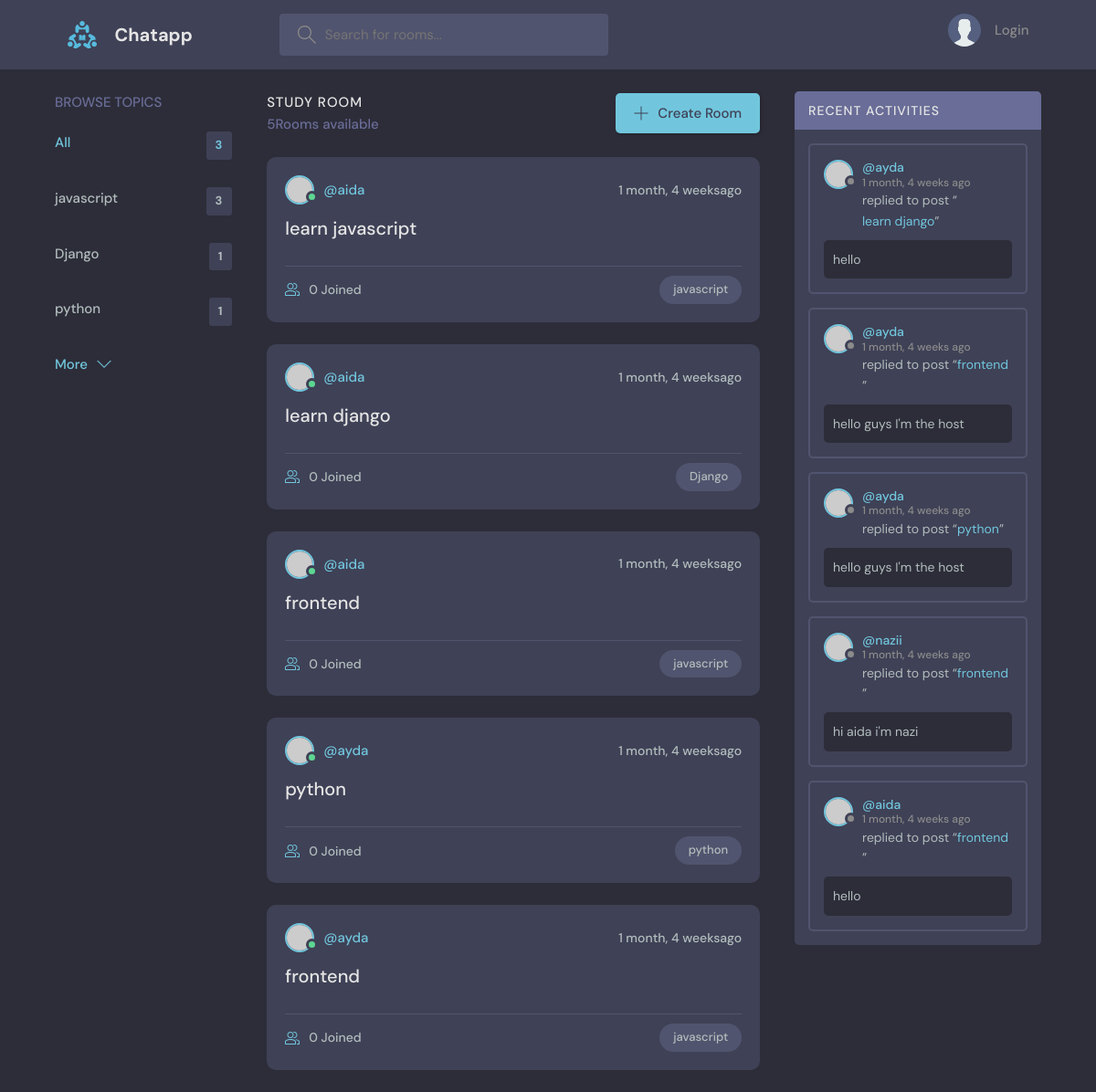
/, run on an earlier commit of the app's database.
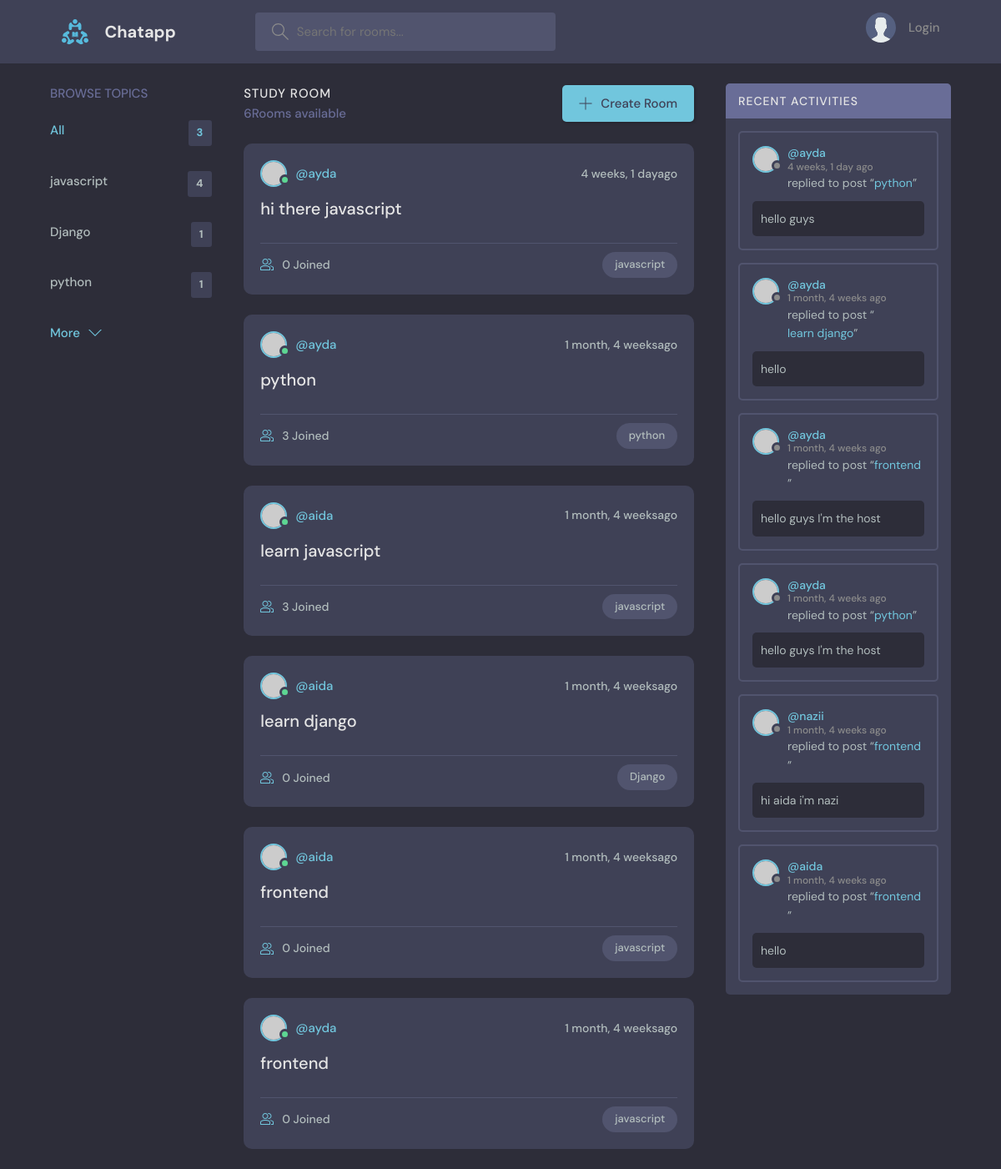
And on a later commit of the database.
### base/models.py (models this page shows, shortened)
class Topic(models.Model):
    name=models.CharField(max_length=200)

class Room(models.Model):
    host=models.ForeignKey(User,on_delete=models.SET_NULL,null=True)
    topic=models.ForeignKey(Topic, on_delete=models.SET_NULL,null=True)
    name=models.CharField(max_length=300)
    description=models.TextField(null=True,blank=True)
    participants=models.ManyToManyField(User,related_name='paricipants',blank=True)
    updated=models.DateTimeField(auto_now=True)
    created=models.DateTimeField(auto_now_add=True)
    class Meta:
        ordering=['-updated','-created']
    def __str__(self):
        return self.name

class Message(models.Model):
    user=models.ForeignKey(User, on_delete=models.CASCADE)
    room=models.ForeignKey(Room,on_delete=models.CASCADE)
    body=models.TextField()
    updated=models.DateTimeField(auto_now=True)
    created=models.DateTimeField(auto_now_add=True)
    class Meta:
        ordering=['-updated','-created']
    def __str__(self):
        return self.body[0:50]

### base/views.py (the view)
# urls.py: path('',views.home, name='home'),
def home(request):
    q= request.GET.get('q') if request.GET.get('q') !=None else ''
    rooms=Room.objects.filter(Q(topic__name__icontains=q)| Q(name__icontains=q)| Q(description__icontains=q))
    topics=Topic.objects.all()
    rooms_count=rooms.count()
    room_messages=Message.objects.filter(Q(room__topic__name__icontains=q))
    context={'rooms':rooms,'topics':topics,'rooms_count':rooms_count ,'room_messages':room_messages}
    return render(request,'base/index.html',context)

### base/templates/base/index.html (shortened to what this page needs)
{% extends 'main.html'%}
   {% block content%}
    <main class="layout layout--3">
      <div class="container">
        {% include 'base/topics_component.html'%}
        <div class="roomList">
          <div class="roomList__header">
            <div>
              <h2>Study Room</h2>
              <p> {{rooms_count}}Rooms available</p>
            </div>
            <a class="btn btn--main" href="{% url 'createRoom'%}">
              <svg version="1.1" xmlns="http://www.w3.org/2000/svg" width="32" height="32" viewBox="0 0 32 32">
                <title>add</title>
                <path
                  d="M16.943 0.943h-1.885v14.115h-14.115v1.885h14.115v14.115h1.885v-14.115h14.115v-1.885h-14.115v-14.115z"
                ></path>
              </svg>
              Create Room
            </a>
          </div>
          {% include 'base/feed_component.html'%}
        </div>
        {% include 'base/activity_component.html'%}
      </div>
    </main>
    {% endblock content %}

### base/templates/base/topics_component.html
<div class="topics">
  <div class="topics__header">
    <h2>Browse Topics</h2>
  </div>
  <ul class="topics__list">
    <li>
      <a href="{% url 'home'%}" class="active">All <span>{{topics.count}}</span></a>
    </li>
    {% for topic in topics%}
    <li>
      <a href="{% url 'home'%}?q={{topic.name}}">{{topic.name}} <span>{{topic.room_set.all.count}}</span></a>
    </li>
    {% endfor%}
  </ul>
  <a class="btn btn--link" href="topics.html">
    More
    <svg version="1.1" xmlns="http://www.w3.org/2000/svg" width="32" height="32" viewBox="0 0 32 32">
      <title>chevron-down</title>
      <path d="M16 21l-13-13h-3l16 16 16-16h-3l-13 13z"></path>
    </svg>
  </a>
</div>

### base/templates/base/feed_component.html (shortened to what this page needs)
{% for room in rooms%}
<div class="roomListRoom">
  <div class="roomListRoom__header">
    <a href="{% url 'userProfile' room.host.id %}" class="roomListRoom__author">
      <div class="avatar avatar--small active">
        <img src="https://randomuser.me/api/portraits/men/11.jpg" />
      </div>
      <span>@{{room.host.username}}</span>
    </a>
    <div class="roomListRoom__actions">
      <span>{{room.created|timesince}}ago</span>
    </div>
  </div>
  <div class="roomListRoom__content">
    <a href="{% url 'room' room.id %}">{{room.name}}</a>
  </div>
  <div class="roomListRoom__meta">
    <a href="{% url 'room' room.id %}" class="roomListRoom__joined">
     {{room.participants.all.count}} Joined
    </a>
    <p class="roomListRoom__topic">{{room.topic.name}}</p>
  </div>
</div>
{% endfor%}

### base/templates/base/activity_component.html (shortened to what this page needs)
 <div class="activities">
  <div class="activities__header">
    <h2>Recent Activities</h2>
  </div>
  {%for message in room_messages %}
  <div class="activities__box">
    <div class="activities__boxHeader roomListRoom__header">
      <a href="{% url 'userProfile' message.user.id %}" class="roomListRoom__author">
        <div class="avatar avatar--small">
          <img src="https://randomuser.me/api/portraits/women/11.jpg" />
        </div>
        <p>
          @{{message.user}}
          <span>{{message.created|timesince}} ago</span>
        </p>
      </a>
    </div>
    <div class="activities__boxContent">
      <p>replied to post “<a href="{% url 'room' message.room.id %}">{{message.room}}</a>”</p>
      <div class="activities__boxRoomContent">
        {{message}}
        </div>
    </div>
  </div>
  {% endfor %}
</div>

What changed in the data, as far as the page shows it:
computed for Topic "javascript": room_set.all.count "3" → "4"
added Room: host.username "ayda", created "4 weeks, 1 day", name "hi there javascript", participants.all.count "0", topic.name "javascript"
changed Room "python": participants.all.count "0" → "3"; moves up the list
changed Room "learn javascript": participants.all.count "0" → "3"
added Message: user "ayda", created "4 weeks, 1 day", room "python", body "hello guys"
Also different on the page:
{{ rooms_count }}: "5" → "6"
